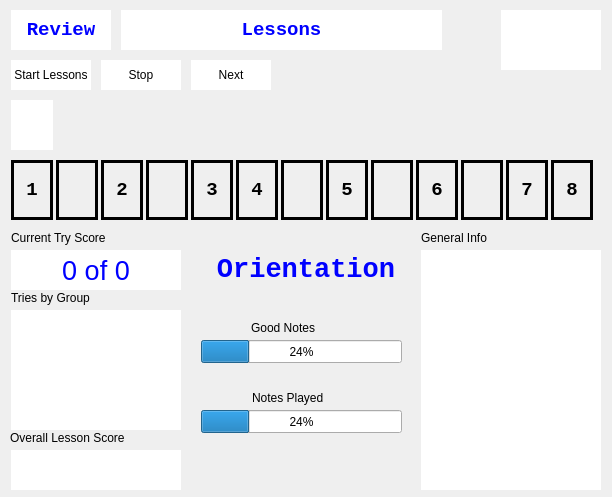
<?xml version="1.0" encoding="UTF-8"?>
<ui version="4.0">
 <class>Widget</class>
 <widget class="QWidget" name="Widget">
  <property name="geometry">
   <rect>
    <x>0</x>
    <y>0</y>
    <width>612</width>
    <height>497</height>
   </rect>
  </property>
  <property name="windowTitle">
   <string>Widget</string>
  </property>
  <widget class="QLabel" name="lb_note">
   <property name="geometry">
    <rect>
     <x>461</x>
     <y>10</y>
     <width>37</width>
     <height>51</height>
    </rect>
   </property>
   <property name="font">
    <font>
     <pointsize>20</pointsize>
    </font>
   </property>
   <property name="text">
    <string/>
   </property>
  </widget>
  <widget class="QLabel" name="note10">
   <property name="geometry">
    <rect>
     <x>461</x>
     <y>160</y>
     <width>42</width>
     <height>60</height>
    </rect>
   </property>
   <property name="font">
    <font>
     <family>Courier New</family>
     <pointsize>14</pointsize>
     <bold>true</bold>
    </font>
   </property>
   <property name="styleSheet">
    <string notr="true">Border-Style: solid;
Border-width: 3px;
background: &quot;white&quot;;</string>
   </property>
   <property name="text">
    <string/>
   </property>
   <property name="alignment">
    <set>Qt::AlignmentFlag::AlignCenter</set>
   </property>
  </widget>
  <widget class="QProgressBar" name="progressBar">
   <property name="geometry">
    <rect>
     <x>201</x>
     <y>340</y>
     <width>201</width>
     <height>23</height>
    </rect>
   </property>
   <property name="value">
    <number>24</number>
   </property>
  </widget>
  <widget class="QLabel" name="note4">
   <property name="geometry">
    <rect>
     <x>326</x>
     <y>160</y>
     <width>42</width>
     <height>60</height>
    </rect>
   </property>
   <property name="font">
    <font>
     <family>Courier New</family>
     <pointsize>14</pointsize>
     <bold>true</bold>
    </font>
   </property>
   <property name="styleSheet">
    <string notr="true">Border-Style: solid;
Border-width: 3px;
background: &quot;white&quot;;</string>
   </property>
   <property name="text">
    <string>5</string>
   </property>
   <property name="alignment">
    <set>Qt::AlignmentFlag::AlignCenter</set>
   </property>
  </widget>
  <widget class="QPushButton" name="btnStart">
   <property name="geometry">
    <rect>
     <x>11</x>
     <y>60</y>
     <width>80</width>
     <height>30</height>
    </rect>
   </property>
   <property name="styleSheet">
    <string notr="true">border: raised;
border-width:2px;
background:white;</string>
   </property>
   <property name="text">
    <string>Start Lessons</string>
   </property>
  </widget>
  <widget class="QLabel" name="lb_curr_activity">
   <property name="geometry">
    <rect>
     <x>201</x>
     <y>250</y>
     <width>210</width>
     <height>40</height>
    </rect>
   </property>
   <property name="font">
    <font>
     <family>Courier New</family>
     <pointsize>20</pointsize>
     <bold>true</bold>
    </font>
   </property>
   <property name="styleSheet">
    <string notr="true">color: blue;</string>
   </property>
   <property name="text">
    <string>Orientation</string>
   </property>
   <property name="alignment">
    <set>Qt::AlignmentFlag::AlignCenter</set>
   </property>
  </widget>
  <widget class="QPushButton" name="btnNext">
   <property name="geometry">
    <rect>
     <x>191</x>
     <y>60</y>
     <width>80</width>
     <height>30</height>
    </rect>
   </property>
   <property name="styleSheet">
    <string notr="true">border: raised;
border-width:2px;
background:white;</string>
   </property>
   <property name="text">
    <string>Next</string>
   </property>
  </widget>
  <widget class="QLabel" name="note6">
   <property name="geometry">
    <rect>
     <x>506</x>
     <y>160</y>
     <width>42</width>
     <height>60</height>
    </rect>
   </property>
   <property name="font">
    <font>
     <family>Courier New</family>
     <pointsize>14</pointsize>
     <bold>true</bold>
    </font>
   </property>
   <property name="styleSheet">
    <string notr="true">Border-Style: solid;
Border-width: 3px;
background: &quot;white&quot;;</string>
   </property>
   <property name="text">
    <string>7</string>
   </property>
   <property name="alignment">
    <set>Qt::AlignmentFlag::AlignCenter</set>
   </property>
  </widget>
  <widget class="QLabel" name="note1s">
   <property name="geometry">
    <rect>
     <x>146</x>
     <y>160</y>
     <width>42</width>
     <height>60</height>
    </rect>
   </property>
   <property name="font">
    <font>
     <family>Courier New</family>
     <pointsize>14</pointsize>
     <bold>true</bold>
    </font>
   </property>
   <property name="styleSheet">
    <string notr="true">Border-Style: solid;
Border-width: 3px;
background: &quot;white&quot;;</string>
   </property>
   <property name="text">
    <string/>
   </property>
   <property name="alignment">
    <set>Qt::AlignmentFlag::AlignCenter</set>
   </property>
  </widget>
  <widget class="QLabel" name="note7">
   <property name="geometry">
    <rect>
     <x>551</x>
     <y>160</y>
     <width>42</width>
     <height>60</height>
    </rect>
   </property>
   <property name="font">
    <font>
     <family>Courier New</family>
     <pointsize>14</pointsize>
     <bold>true</bold>
    </font>
   </property>
   <property name="styleSheet">
    <string notr="true">Border-Style: solid;
Border-width: 3px;
background: &quot;white&quot;;</string>
   </property>
   <property name="text">
    <string>8</string>
   </property>
   <property name="alignment">
    <set>Qt::AlignmentFlag::AlignCenter</set>
   </property>
  </widget>
  <widget class="QLabel" name="note3">
   <property name="geometry">
    <rect>
     <x>236</x>
     <y>160</y>
     <width>42</width>
     <height>60</height>
    </rect>
   </property>
   <property name="font">
    <font>
     <family>Courier New</family>
     <pointsize>14</pointsize>
     <bold>true</bold>
    </font>
   </property>
   <property name="styleSheet">
    <string notr="true">Border-Style: solid;
Border-width: 3px;
background: &quot;white&quot;;</string>
   </property>
   <property name="text">
    <string>4</string>
   </property>
   <property name="alignment">
    <set>Qt::AlignmentFlag::AlignCenter</set>
   </property>
  </widget>
  <widget class="QLabel" name="lb_review">
   <property name="geometry">
    <rect>
     <x>11</x>
     <y>10</y>
     <width>100</width>
     <height>40</height>
    </rect>
   </property>
   <property name="font">
    <font>
     <family>Courier New</family>
     <pointsize>14</pointsize>
     <bold>true</bold>
    </font>
   </property>
   <property name="styleSheet">
    <string notr="true">background:white;
color: blue;</string>
   </property>
   <property name="text">
    <string>Review</string>
   </property>
   <property name="alignment">
    <set>Qt::AlignmentFlag::AlignCenter</set>
   </property>
  </widget>
  <widget class="QLabel" name="lb_arrow">
   <property name="geometry">
    <rect>
     <x>11</x>
     <y>100</y>
     <width>42</width>
     <height>50</height>
    </rect>
   </property>
   <property name="styleSheet">
    <string notr="true">background: white;</string>
   </property>
   <property name="text">
    <string/>
   </property>
   <property name="alignment">
    <set>Qt::AlignmentFlag::AlignCenter</set>
   </property>
  </widget>
  <widget class="QPushButton" name="btnStop">
   <property name="geometry">
    <rect>
     <x>101</x>
     <y>60</y>
     <width>80</width>
     <height>30</height>
    </rect>
   </property>
   <property name="styleSheet">
    <string notr="true">border: raised;
border-width:2px;
background:white;</string>
   </property>
   <property name="text">
    <string>Stop</string>
   </property>
  </widget>
  <widget class="QLabel" name="lb_info">
   <property name="geometry">
    <rect>
     <x>421</x>
     <y>250</y>
     <width>180</width>
     <height>240</height>
    </rect>
   </property>
   <property name="styleSheet">
    <string notr="true">background: white;</string>
   </property>
   <property name="text">
    <string/>
   </property>
  </widget>
  <widget class="QLabel" name="note0">
   <property name="geometry">
    <rect>
     <x>11</x>
     <y>160</y>
     <width>42</width>
     <height>60</height>
    </rect>
   </property>
   <property name="font">
    <font>
     <family>Courier New</family>
     <pointsize>14</pointsize>
     <bold>true</bold>
    </font>
   </property>
   <property name="styleSheet">
    <string notr="true">Border-Style: solid;
Border-width: 3px;
background: &quot;white&quot;;</string>
   </property>
   <property name="text">
    <string>1</string>
   </property>
   <property name="alignment">
    <set>Qt::AlignmentFlag::AlignCenter</set>
   </property>
  </widget>
  <widget class="QLabel" name="note1">
   <property name="geometry">
    <rect>
     <x>101</x>
     <y>160</y>
     <width>42</width>
     <height>60</height>
    </rect>
   </property>
   <property name="font">
    <font>
     <family>Courier New</family>
     <pointsize>14</pointsize>
     <bold>true</bold>
    </font>
   </property>
   <property name="styleSheet">
    <string notr="true">Border-Style: solid;
Border-width: 3px;
background: &quot;white&quot;;</string>
   </property>
   <property name="text">
    <string>2</string>
   </property>
   <property name="alignment">
    <set>Qt::AlignmentFlag::AlignCenter</set>
   </property>
  </widget>
  <widget class="QProgressBar" name="progressBar_2">
   <property name="geometry">
    <rect>
     <x>201</x>
     <y>410</y>
     <width>201</width>
     <height>23</height>
    </rect>
   </property>
   <property name="value">
    <number>24</number>
   </property>
  </widget>
  <widget class="QLabel" name="label_6">
   <property name="geometry">
    <rect>
     <x>251</x>
     <y>320</y>
     <width>150</width>
     <height>16</height>
    </rect>
   </property>
   <property name="text">
    <string>Good Notes</string>
   </property>
  </widget>
  <widget class="QLabel" name="note4s">
   <property name="geometry">
    <rect>
     <x>371</x>
     <y>160</y>
     <width>42</width>
     <height>60</height>
    </rect>
   </property>
   <property name="font">
    <font>
     <family>Courier New</family>
     <pointsize>14</pointsize>
     <bold>true</bold>
    </font>
   </property>
   <property name="styleSheet">
    <string notr="true">Border-Style: solid;
Border-width: 3px;
background: &quot;white&quot;;</string>
   </property>
   <property name="text">
    <string/>
   </property>
   <property name="alignment">
    <set>Qt::AlignmentFlag::AlignCenter</set>
   </property>
  </widget>
  <widget class="QLabel" name="note0s">
   <property name="geometry">
    <rect>
     <x>56</x>
     <y>160</y>
     <width>42</width>
     <height>60</height>
    </rect>
   </property>
   <property name="font">
    <font>
     <family>Courier New</family>
     <pointsize>14</pointsize>
     <bold>true</bold>
    </font>
   </property>
   <property name="styleSheet">
    <string notr="true">Border-Style: solid;
Border-width: 3px;
background: &quot;white&quot;;</string>
   </property>
   <property name="text">
    <string/>
   </property>
   <property name="alignment">
    <set>Qt::AlignmentFlag::AlignCenter</set>
   </property>
  </widget>
  <widget class="QLabel" name="label">
   <property name="geometry">
    <rect>
     <x>11</x>
     <y>310</y>
     <width>170</width>
     <height>120</height>
    </rect>
   </property>
   <property name="styleSheet">
    <string notr="true">background: white;</string>
   </property>
   <property name="text">
    <string/>
   </property>
  </widget>
  <widget class="QLabel" name="label_7">
   <property name="geometry">
    <rect>
     <x>252</x>
     <y>390</y>
     <width>150</width>
     <height>16</height>
    </rect>
   </property>
   <property name="text">
    <string>Notes Played</string>
   </property>
  </widget>
  <widget class="QLabel" name="lb_title">
   <property name="geometry">
    <rect>
     <x>121</x>
     <y>10</y>
     <width>321</width>
     <height>40</height>
    </rect>
   </property>
   <property name="font">
    <font>
     <family>Courier New</family>
     <pointsize>14</pointsize>
     <bold>true</bold>
    </font>
   </property>
   <property name="styleSheet">
    <string notr="true">background:white;
color: blue;</string>
   </property>
   <property name="text">
    <string>Lessons</string>
   </property>
   <property name="alignment">
    <set>Qt::AlignmentFlag::AlignCenter</set>
   </property>
  </widget>
  <widget class="QLabel" name="lb_tuner">
   <property name="geometry">
    <rect>
     <x>501</x>
     <y>10</y>
     <width>100</width>
     <height>60</height>
    </rect>
   </property>
   <property name="styleSheet">
    <string notr="true">background:white;</string>
   </property>
   <property name="text">
    <string/>
   </property>
   <property name="alignment">
    <set>Qt::AlignmentFlag::AlignCenter</set>
   </property>
  </widget>
  <widget class="QLabel" name="label_8">
   <property name="geometry">
    <rect>
     <x>10</x>
     <y>430</y>
     <width>150</width>
     <height>16</height>
    </rect>
   </property>
   <property name="text">
    <string>Overall Lesson Score</string>
   </property>
  </widget>
  <widget class="QLabel" name="lb_score_2">
   <property name="geometry">
    <rect>
     <x>11</x>
     <y>450</y>
     <width>170</width>
     <height>40</height>
    </rect>
   </property>
   <property name="styleSheet">
    <string notr="true">background: white;</string>
   </property>
   <property name="text">
    <string/>
   </property>
  </widget>
  <widget class="QLabel" name="lb_score">
   <property name="geometry">
    <rect>
     <x>11</x>
     <y>250</y>
     <width>170</width>
     <height>40</height>
    </rect>
   </property>
   <property name="font">
    <font>
     <pointsize>20</pointsize>
    </font>
   </property>
   <property name="styleSheet">
    <string notr="true">background: white;
color: blue;</string>
   </property>
   <property name="text">
    <string>0 of 0</string>
   </property>
   <property name="alignment">
    <set>Qt::AlignmentFlag::AlignCenter</set>
   </property>
  </widget>
  <widget class="QLabel" name="label_2">
   <property name="geometry">
    <rect>
     <x>11</x>
     <y>230</y>
     <width>150</width>
     <height>16</height>
    </rect>
   </property>
   <property name="text">
    <string>Current Try Score</string>
   </property>
  </widget>
  <widget class="QLabel" name="note2">
   <property name="geometry">
    <rect>
     <x>191</x>
     <y>160</y>
     <width>42</width>
     <height>60</height>
    </rect>
   </property>
   <property name="font">
    <font>
     <family>Courier New</family>
     <pointsize>14</pointsize>
     <bold>true</bold>
    </font>
   </property>
   <property name="styleSheet">
    <string notr="true">Border-Style: solid;
Border-width: 3px;
background: &quot;white&quot;;</string>
   </property>
   <property name="text">
    <string>3</string>
   </property>
   <property name="alignment">
    <set>Qt::AlignmentFlag::AlignCenter</set>
   </property>
  </widget>
  <widget class="QLabel" name="label_3">
   <property name="geometry">
    <rect>
     <x>11</x>
     <y>290</y>
     <width>150</width>
     <height>16</height>
    </rect>
   </property>
   <property name="text">
    <string>Tries by Group</string>
   </property>
  </widget>
  <widget class="QLabel" name="label_5">
   <property name="geometry">
    <rect>
     <x>421</x>
     <y>230</y>
     <width>150</width>
     <height>16</height>
    </rect>
   </property>
   <property name="text">
    <string>General Info</string>
   </property>
  </widget>
  <widget class="QLabel" name="note5">
   <property name="geometry">
    <rect>
     <x>416</x>
     <y>160</y>
     <width>42</width>
     <height>60</height>
    </rect>
   </property>
   <property name="font">
    <font>
     <family>Courier New</family>
     <pointsize>14</pointsize>
     <bold>true</bold>
    </font>
   </property>
   <property name="styleSheet">
    <string notr="true">Border-Style: solid;
Border-width: 3px;
background: &quot;white&quot;;</string>
   </property>
   <property name="text">
    <string>6</string>
   </property>
   <property name="alignment">
    <set>Qt::AlignmentFlag::AlignCenter</set>
   </property>
  </widget>
  <widget class="QLabel" name="note3s">
   <property name="geometry">
    <rect>
     <x>281</x>
     <y>160</y>
     <width>42</width>
     <height>60</height>
    </rect>
   </property>
   <property name="font">
    <font>
     <family>Courier New</family>
     <pointsize>14</pointsize>
     <bold>true</bold>
    </font>
   </property>
   <property name="styleSheet">
    <string notr="true">Border-Style: solid;
Border-width: 3px;
background: &quot;white&quot;;</string>
   </property>
   <property name="text">
    <string/>
   </property>
   <property name="alignment">
    <set>Qt::AlignmentFlag::AlignCenter</set>
   </property>
  </widget>
 </widget>
 <resources/>
 <connections/>
</ui>
